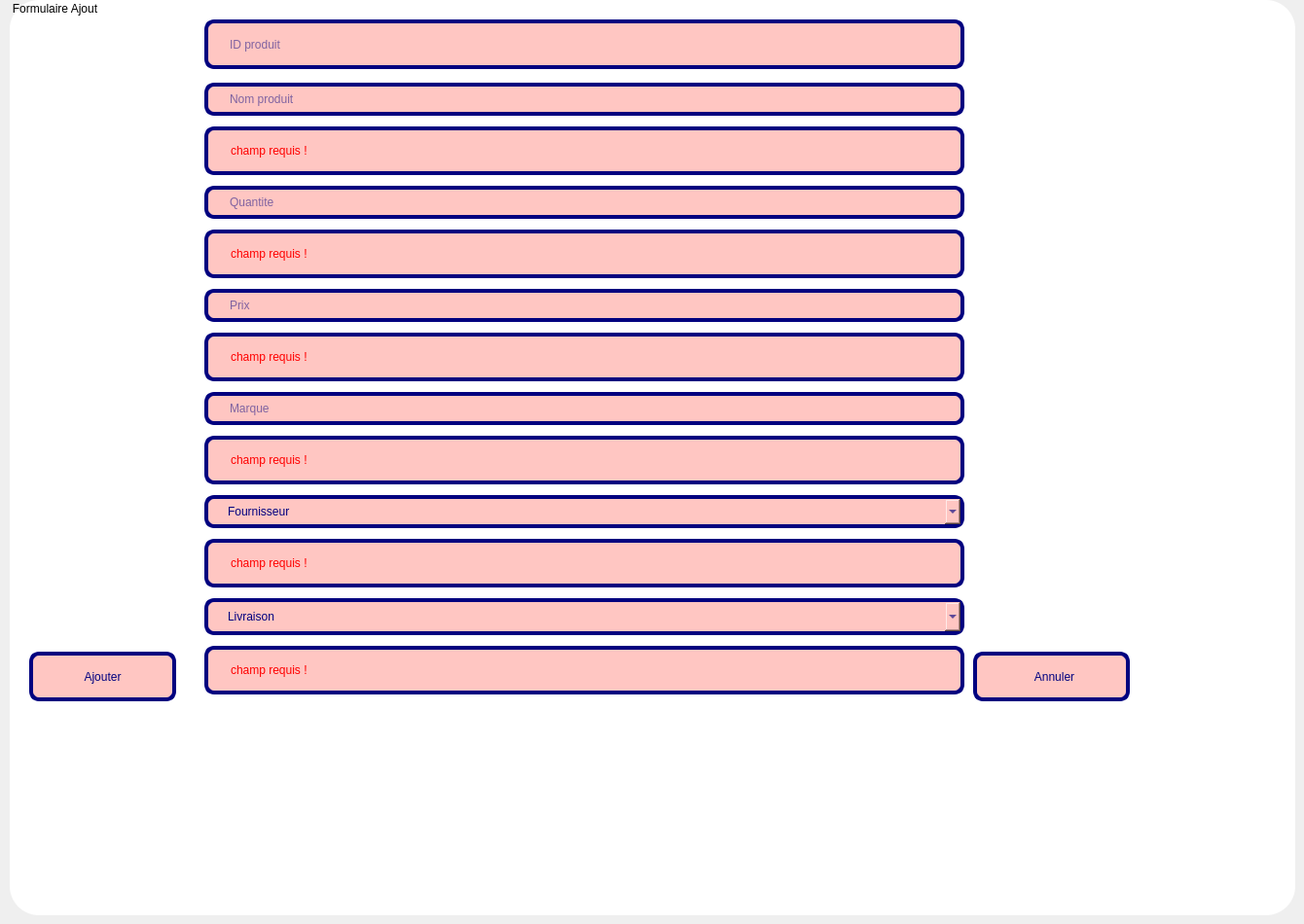
    <widget class="QWidget" name="page_2">
     <widget class="QGroupBox" name="groupBox">
      <property name="geometry">
       <rect>
        <x>10</x>
        <y>0</y>
        <width>1321</width>
        <height>941</height>
       </rect>
      </property>
      <property name="styleSheet">
       <string notr="true">background-color: rgb(255, 255, 255);
border-radius:30px;</string>
      </property>
      <property name="title">
       <string>Formulaire Ajout</string>
      </property>
      <widget class="QWidget" name="verticalLayoutWidget">
       <property name="geometry">
        <rect>
         <x>200</x>
         <y>80</y>
         <width>781</width>
         <height>639</height>
        </rect>
       </property>
       <layout class="QVBoxLayout" name="verticalLayout">
        <item>
         <widget class="QLineEdit" name="lineEdit_nom">
          <property name="sizeIncrement">
           <size>
            <width>0</width>
            <height>30</height>
           </size>
          </property>
          <property name="styleSheet">
           <string notr="true">background-color:rgb(255, 198, 194);
font: 700 11pt &quot;Segoe UI&quot;;
border-radius:10px;
color: rgb(0, 0, 127);
border: 4px solid rgb(0, 0, 127);
 padding: 5px 20px; 
 cursor: pointer;

   </string>
          </property>
          <property name="placeholderText">
           <string>Nom produit</string>
          </property>
         </widget>
        </item>
        <item>
         <widget class="QLabel" name="error_nom">
          <property name="maximumSize">
           <size>
            <width>16777215</width>
            <height>50</height>
           </size>
          </property>
          <property name="styleSheet">
           <string notr="true">background-color:rgb(255, 198, 194);
font: 700 11pt &quot;Segoe UI&quot;;
border-radius:10px;
color:rgb(255, 0, 0);
border: 4px solid rgb(0, 0, 127);
 padding: 3px 20px; 
 cursor: pointer;</string>
          </property>
          <property name="text">
           <string>champ requis !</string>
          </property>
         </widget>
        </item>
        <item>
         <widget class="QLineEdit" name="lineEdit_Quantite">
          <property name="styleSheet">
           <string notr="true">background-color:rgb(255, 198, 194);
font: 700 11pt &quot;Segoe UI&quot;;
border-radius:10px;
color:rgb(0, 0, 127);
border: 4px solid rgb(0, 0, 127);
 padding: 5px 20px; 
 cursor: pointer;</string>
          </property>
          <property name="placeholderText">
           <string>Quantite</string>
          </property>
         </widget>
        </item>
        <item>
         <widget class="QLabel" name="error_qt">
          <property name="maximumSize">
           <size>
            <width>16777215</width>
            <height>50</height>
           </size>
          </property>
          <property name="styleSheet">
           <string notr="true">background-color:rgb(255, 198, 194);
font: 700 11pt &quot;Segoe UI&quot;;
border-radius:10px;
color:rgb(255, 0, 0);
border: 4px solid rgb(0, 0, 127);
 padding: 3px 20px; 
 cursor: pointer;</string>
          </property>
          <property name="text">
           <string>champ requis !</string>
          </property>
         </widget>
        </item>
        <item>
         <widget class="QLineEdit" name="lineEdit_Prix">
          <property name="styleSheet">
           <string notr="true">background-color:rgb(255, 198, 194);
font: 700 11pt &quot;Segoe UI&quot;;
border-radius:10px;
color:rgb(0, 0, 127);
border: 4px solid rgb(0, 0, 127);
 padding: 5px 20px; 
 cursor: pointer;</string>
          </property>
          <property name="placeholderText">
           <string>Prix</string>
          </property>
         </widget>
        </item>
        <item>
         <widget class="QLabel" name="error_prix">
          <property name="maximumSize">
           <size>
            <width>16777215</width>
            <height>50</height>
           </size>
          </property>
          <property name="styleSheet">
           <string notr="true">background-color:rgb(255, 198, 194);
font: 700 11pt &quot;Segoe UI&quot;;
border-radius:10px;
color:rgb(255, 0, 0);
border: 4px solid rgb(0, 0, 127);
 padding: 3px 20px; 
 cursor: pointer;</string>
          </property>
          <property name="text">
           <string>champ requis !</string>
          </property>
         </widget>
        </item>
        <item>
         <widget class="QLineEdit" name="lineEdit_Marque">
          <property name="styleSheet">
           <string notr="true">background-color:rgb(255, 198, 194);
font: 700 11pt &quot;Segoe UI&quot;;
border-radius:10px;
color:rgb(0, 0, 127);
border: 4px solid rgb(0, 0, 127);
 padding: 5px 20px; 
 cursor: pointer;</string>
          </property>
          <property name="placeholderText">
           <string>Marque</string>
          </property>
         </widget>
        </item>
        <item>
         <widget class="QLabel" name="error_marque">
          <property name="maximumSize">
           <size>
            <width>16777215</width>
            <height>50</height>
           </size>
          </property>
          <property name="styleSheet">
           <string notr="true">background-color:rgb(255, 198, 194);
font: 700 11pt &quot;Segoe UI&quot;;
border-radius:10px;
color:rgb(255, 0, 0);
border: 4px solid rgb(0, 0, 127);
 padding: 3px 20px; 
 cursor: pointer;</string>
          </property>
          <property name="text">
           <string>champ requis !</string>
          </property>
         </widget>
        </item>
        <item>
         <widget class="QComboBox" name="comboBox">
          <property name="styleSheet">
           <string notr="true">background-color:rgb(255, 198, 194);
font: 700 11pt &quot;Segoe UI&quot;;
border-radius:10px;
color:rgb(0, 0, 127);
border: 4px solid rgb(0, 0, 127);
 padding: 5px 20px; 
 cursor: pointer;</string>
          </property>
          <property name="placeholderText">
           <string>Fournisseur</string>
          </property>
          <item>
           <property name="text">
            <string>1</string>
           </property>
          </item>
         </widget>
        </item>
        <item>
         <widget class="QLabel" name="error_fr">
          <property name="maximumSize">
           <size>
            <width>16777215</width>
            <height>50</height>
           </size>
          </property>
          <property name="styleSheet">
           <string notr="true">background-color:rgb(255, 198, 194);
font: 700 11pt &quot;Segoe UI&quot;;
border-radius:10px;
color:rgb(255, 0, 0);
border: 4px solid rgb(0, 0, 127);
 padding: 3px 20px; 
 cursor: pointer;</string>
          </property>
          <property name="text">
           <string>champ requis !</string>
          </property>
         </widget>
        </item>
        <item>
         <widget class="QComboBox" name="comboBox_2">
          <property name="styleSheet">
           <string notr="true">background-color: rgb(255, 198, 194);
  font: 700 11pt &quot;Segoe UI&quot;;
  border-radius: 10px;
  color: rgb(0, 0, 127);
  border: 4px solid rgb(0, 0, 127);
  padding: 0 20px; /* Supprime le padding vertical pour éviter les conflits */
  height: 30px; /* Définit la hauteur */
  line-height: 30px; /* Aligne verticalement le texte au centre */
  cursor: pointer;
  text-align: center; /* Centre le texte horizontalement */</string>
          </property>
          <property name="placeholderText">
           <string>Livraison</string>
          </property>
          <item>
           <property name="text">
            <string>1</string>
           </property>
          </item>
         </widget>
        </item>
        <item>
         <widget class="QLabel" name="error_lv">
          <property name="maximumSize">
           <size>
            <width>16777215</width>
            <height>50</height>
           </size>
          </property>
          <property name="styleSheet">
           <string notr="true">background-color:rgb(255, 198, 194);
font: 700 11pt &quot;Segoe UI&quot;;
border-radius:10px;
color:rgb(255, 0, 0);
border: 4px solid rgb(0, 0, 127);
 padding: 3px 20px; 
 cursor: pointer;</string>
          </property>
          <property name="text">
           <string>champ requis !</string>
          </property>
         </widget>
        </item>
       </layout>
      </widget>
      <widget class="QPushButton" name="AjoutStockBtn">
       <property name="geometry">
        <rect>
         <x>20</x>
         <y>670</y>
         <width>151</width>
         <height>51</height>
        </rect>
       </property>
       <property name="styleSheet">
        <string notr="true">background-color:rgb(255, 198, 194);
font: 700 11pt &quot;Segoe UI&quot;;
border-radius:10px;
color: rgb(0, 0, 127);
border: 4px solid rgb(0, 0, 127);
 padding: 10px 20px; 
 cursor: pointer;</string>
       </property>
       <property name="text">
        <string>Ajouter</string>
       </property>
       <property name="icon">
        <iconset resource="resources.qrc">
         <normaloff>:/resources/imgs/ajouter-un-bouton.png</normaloff>:/resources/imgs/ajouter-un-bouton.png</iconset>
       </property>
       <property name="iconSize">
        <size>
         <width>35</width>
         <height>35</height>
        </size>
       </property>
      </widget>
      <widget class="QPushButton" name="AnnulerBtn">
       <property name="geometry">
        <rect>
         <x>990</x>
         <y>670</y>
         <width>161</width>
         <height>51</height>
        </rect>
       </property>
       <property name="styleSheet">
        <string notr="true">background-color:rgb(255, 198, 194);
font: 700 11pt &quot;Segoe UI&quot;;
border-radius:10px;
color: rgb(0, 0, 127);
border: 4px solid rgb(0, 0, 127);
 padding: 10px 20px; 
 cursor: pointer;</string>
       </property>
       <property name="text">
        <string>  Annuler</string>
       </property>
       <property name="icon">
        <iconset resource="resources.qrc">
         <normaloff>:/resources/imgs/undo.png</normaloff>:/resources/imgs/undo.png</iconset>
       </property>
       <property name="iconSize">
        <size>
         <width>35</width>
         <height>35</height>
        </size>
       </property>
      </widget>
      <widget class="QLineEdit" name="line">
       <property name="geometry">
        <rect>
         <x>200</x>
         <y>20</y>
         <width>781</width>
         <height>51</height>
        </rect>
       </property>
       <property name="sizeIncrement">
        <size>
         <width>0</width>
         <height>0</height>
        </size>
       </property>
       <property name="styleSheet">
        <string notr="true">background-color:rgb(255, 198, 194);
font: 7pt &quot;Segoe UI&quot;;
font: 700 11pt &quot;Segoe UI&quot;;
border-radius:10px;
color: rgb(0, 0, 127);
border: 4px solid rgb(0, 0, 127);
 padding: 10px 20px; 
 cursor: pointer;</string>
       </property>
       <property name="placeholderText">
        <string>ID produit</string>
       </property>
      </widget>
     </widget>
    </widget>
